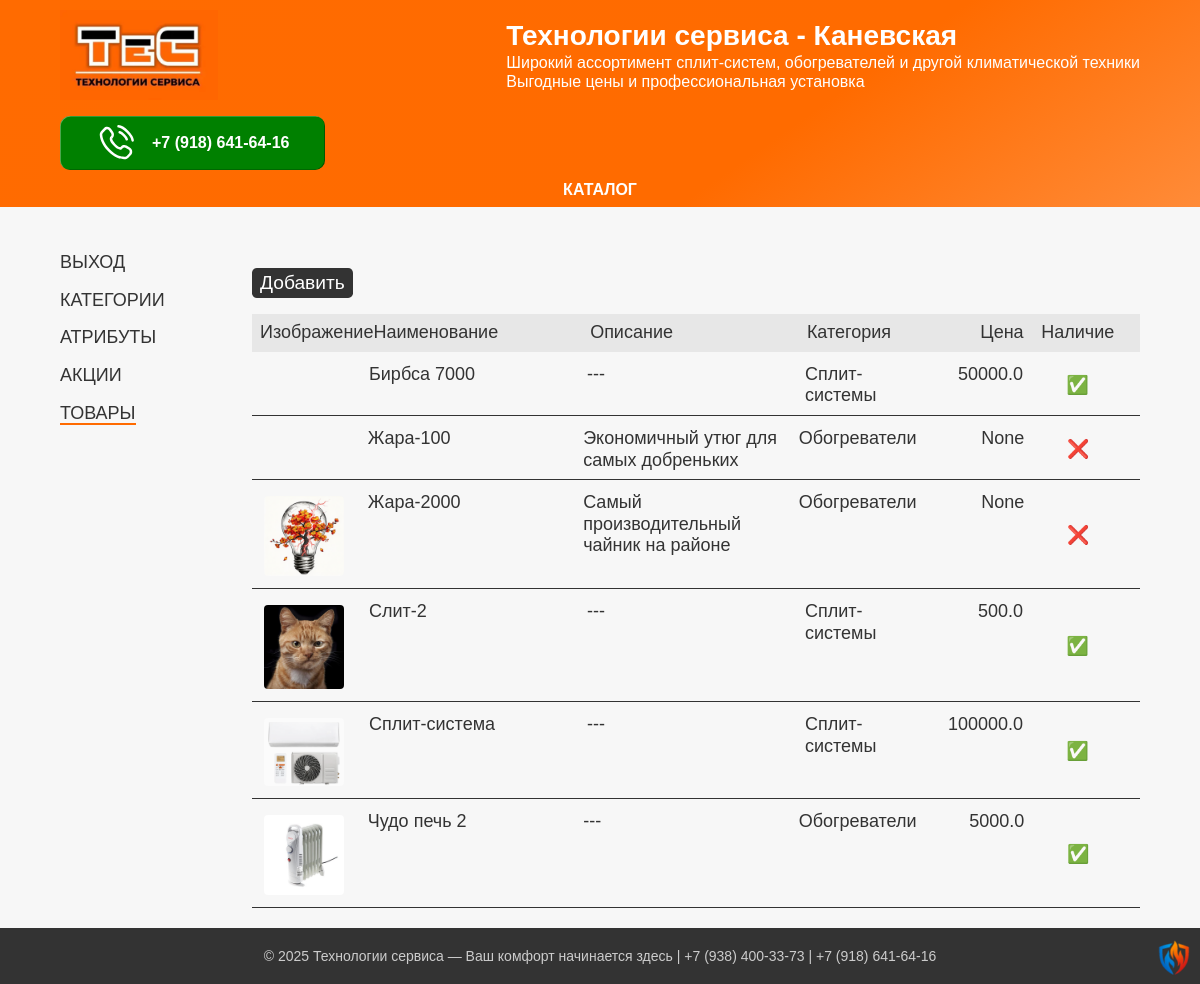
Page /admin/products (signed in) on the earlier database version.
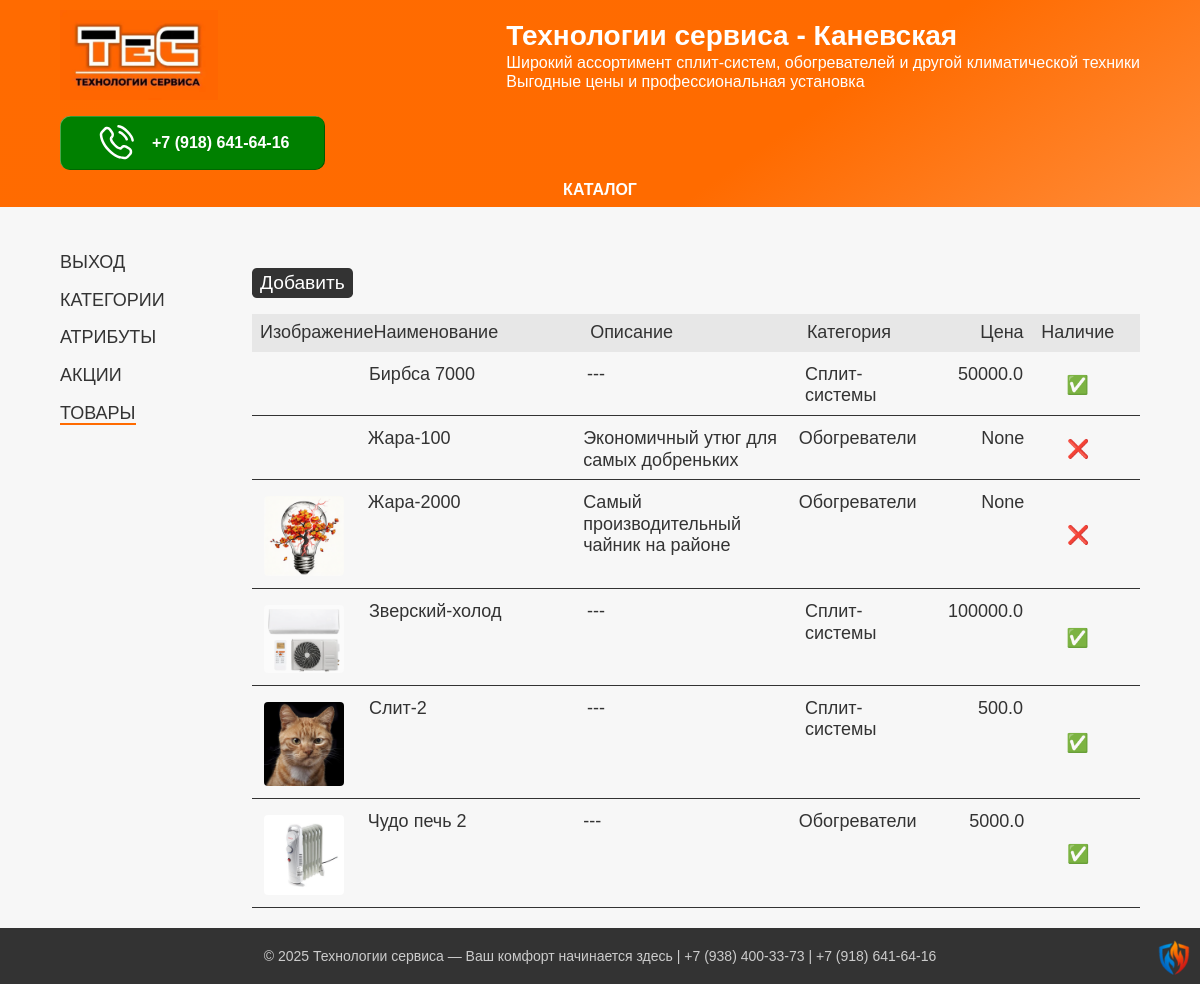
Same page on the later database version.
### app/models.py (models this page shows, shortened)
class Product(db.Model):
    __tablename__ = 'products'
    id = db.Column(db.Integer, primary_key=True)
    name = db.Column(db.String(64), nullable=False, unique=True)
    description = db.Column(db.Text, nullable=True)
    image_path = db.Column(db.String(255), nullable=True)
    price = db.Column(db.Float, nullable=True)
    visible = db.Column(db.Boolean, default=True)
    category_id = db.Column(db.Integer, db.ForeignKey('categories.id'), nullable=False)
    promo_id = db.Column(db.Integer, db.ForeignKey('promotions.id'), nullable=True)
    custom_fields_data = db.Column(db.JSON, nullable=True)
    orders = db.relationship('Order', backref='product', lazy=True)

class Category(db.Model):
    __tablename__ = 'categories'
    id = db.Column(db.Integer, primary_key=True)
    name = db.Column(db.String(64), nullable=False, unique=True)
    description = db.Column(db.Text, nullable=True)
    active = db.Column(db.Boolean, default=True)
    fields = db.relationship('CustomFields', secondary=custom_field_category, backref=db.backref('category', lazy='dynamic'))
    image_path = db.Column(db.String(255), nullable=True)
    products = db.relationship('Product', backref='category', lazy=True)

### app/blueprints/admin/routes.py (the view, shortened to what this page needs)
@admin_bp.route("/products", methods=["GET", "POST"])
def products():
    if not current_user.is_authenticated:
        return redirect(url_for('main.index'))
    produtcs_all = Product.query.order_by(Product.name).all()
    form = ProductForm()
    form.category_id.choices = [(c.id, c.name) for c in Category.query.all()]
    form.promo_id.choices = [(0, 'Нет')] + [(p.id, p.name) for p in Promotion.query.all()]
    return render_template('./admin/products.html',
                           title="Товары и услуги",
                           products=produtcs_all,
                           form=form)

### app/templates/admin/products.html (shortened to what this page needs)
{% extends "./admin/private.html" %}
{% block article %}
    <div class="cat-menu">
        <button class="cat-btn grey-btn" type="button" onclick="overlayMenu.showModal()">Добавить</button>
    </div>
    <div class="table">
        <header class="table-header products-header">
            <div class="product-img">Изображение</div>
            <div class="product-name">Наименование</div>
            <div class="product-description">Описание</div>
            <div class="product-category">Категория</div>
            <div class="product-price">Цена</div>
            <div class="cat-status">Наличие</div>
        </header>
    {% for product in products %}
        <a class="table-row products-row" href="{{ url_for('admin.product', name=product.name) }}">
            <div class="product-img">
                {% if product.image_path %}
                <img class="thumb-img"
                     src="{{ url_for('uploaded_file', filename='images/thumbs/' + product.image_path) }}"
                     alt="{{product.image_path}}"
                     srcset="{{ url_for('uploaded_file', filename='images/thumbs/' + product.image_path) }}">
                {% endif %}
            </div>
            <div class="product-name">{{ product.name }}</div>
            <div class="product-description">{{ product.description[:64] if product.description else '---' }}</div>
            <div class="product-category">{{ product.category.name }}</div>
            <div class="product-price">{{ product.price }}</div>
            <div class="cat-status">{{ "✅" if product.visible else "❌" }}</div>
        </a>
    {% endfor %}
    </div>
{% endblock %}

### app/templates/admin/private.html (shortened to what this page needs)
{% extends "footer.html" %}
{% block private %}
    <section class="main-section">
        <div class="dashboard container">
            <aside>
                <ul class="admin-menu">
                    <li><a class="admin-menu--item" href="{{ url_for('auth.logout') }}">Выход</a></li>
                    <li><a class="admin-menu--item" href="{{ url_for('admin.categories') }}">Категории</a></li>
                    <li><a class="admin-menu--item" href="{{ url_for('admin.custom_fields') }}">Атрибуты</a></li>
                    <li><a class="admin-menu--item" href="{{ url_for('admin.promotions') }}">Акции</a></li>
                    <li><a class="admin-menu--item" href="{{ url_for('admin.products') }}">Товары</a></li>
                </ul>
            </aside>
            <article>
                {% block article %}
                {% endblock %}
            </article>
        </div>
    </section>
{% endblock %}

### app/templates/footer.html (shortened to what this page needs)
{% extends "header.html" %}
{% block footer %}
        <footer class="footer">
            <p>
                © 2025 Технологии сервиса — Ваш комфорт начинается здесь |
                <a href="tel:+79384003373">+7 (938) 400-33-73</a> |
                <a href="tel:+79186416416">+7 (918) 641-64-16</a>
            </p>
			<a class="shield" href="{{url_for('auth.login')}}">
				<div class="shield-inner">
				<img class="xolod-teplo"
					src="{{ url_for('static', filename='img/icon/xolod-teplo.png') }}"
					alt="climat-control"
					srcset="{{ url_for('static', filename='img/icon/xolod-teplo.png') }}"
				>
				</div>
			</a>
        </footer>
{% endblock %}

### app/templates/header.html
{% extends "layout.html" %}
{% block header %}
        <header class="header">
            <div class="container">
                <div class="header-content content">
                    <a class="header-logo" href="{{ url_for('main.index') }}" >
                    <img
                        class="header-image icon-svg"
                        src="{{ url_for('static', filename='img/logo/label.webp') }}"
                        alt="air-conditioner"
                    /></a>
                    <div class="header-title">
                        <p class="header-title-label">Технологии сервиса - Каневская</p>
                        <p class="header-title-text">
                            Широкий ассортимент сплит-систем, обогревателей и другой климатической техники<br> Выгодные цены и профессиональная установка
                        </p>
                    </div>
                    <a class="btn green-btn" href="tel:+79186416416">
                        <img
                            class="contact-icon"
                            src="{{ url_for('static', filename='img/icon/phone-calling.svg') }}"
                            alt="Phone icon-svg"
                            srcset="{{ url_for('static', filename='img/icon/phone-calling.svg') }}"
                        >
                        <div>+7 (918) 641-64-16</div>
                    </a>
                </div>
            </div>
            <nav class="top-nav container">
                <ul class="top-menu">
                    <li><a class="top-menu--item" href="{{ url_for('shop.index') }}">Каталог</a></li>
                </ul>
            </nav>
        </header>
{% endblock %}

### app/templates/layout.html (shortened to what this page needs)
<!DOCTYPE html>
<html lang="ru" itemscope itemtype="http://schema.org/WebPage">
    {% block head %}
    <head>
		<link rel="stylesheet" href="{{ url_for('static', filename='css/reset.css') }}?v=1">
        <link rel="stylesheet" href="{{ url_for('static', filename='css/style.css') }}?v=1.13">
    </head>
    {% endblock %}
    <body>
        {% block header %}
        {% endblock %}
        <main>
            {% block private %}
            {% endblock %}
        </main>
        {% block footer %}
        {% endblock %}
    </body>
</html>

### app/static/css/style.css (style rules this page uses)
:root { --wrapper-max: 75rem; --wrapper-big: 64rem; --wrapper-middle: 50rem; --wrapper-small: 25rem; --color-green-hover: rgb(58, 206, 0); --color-red-hover: rgb(255, 125, 0); --color-heads-color: #ff6b00; --color-background: #f7f7f7; --color-shadow: #000000A0; --base-transition: 0.2s ease-in-out; }
body { font-family: Geneva, Arial, Helvetica, sans-serif; background-color: var(--color-background); color: #333; display: flex; flex-direction: column; min-height: 100vh; justify-content: space-between; align-content: space-between; container-type: inline-size; container-name: body-size; }
main { font-size: 1.125rem; flex-grow: 1; }
h1, h2, h3, a { color: #ff6b00; display: block; }
a { display: inline; text-decoration: none; }
section { margin-top: 2.5em; }
.container { width: 90%; max-width: var(--wrapper-max); margin: auto; }
.shield { width: 3em; height: 3em; position: fixed; bottom: 0.375em; right: 0.375em; perspective: 40rem; }
.shield-inner { position: relative; width: 100%; height: auto; transition: transform 0.6s; transform-style: preserve-3d; }
.xolod-teplo, .teplo-xolod { position: absolute; width: 3em; height: auto; backface-visibility: hidden; display: flex; justify-content: center; }
header.header { background: linear-gradient(145deg, rgba(255, 107, 1, 1) 0%, rgba(255, 107, 0, 1) 65%, rgba(255, 139, 56, 1) 100%); color: white; container-type: inline-size; container-name: header-container; }
.header-content { display: flex; align-items: center; justify-content: space-between; flex-wrap: wrap; padding: 0.625em 0; gap: 1rem; }
.header-title { max-width: var(--wrapper-maiddle); }
.header-title-label { color: white; font-size: 1.75rem; font-weight: bold; }
.header-title-text { font-size: 1rem; }
.header-image { height: 5.625rem; }
.header-logo { display: flex; justify-content: center; align-items: center; }
.top-nav { display: flex; justify-content: center; margin-bottom: 0.5rem; }
.top-menu { display: flex; justify-content: center; gap: 1rem; flex-wrap: wrap; }
.top-menu--item { color: white; text-decoration: none; text-transform: uppercase; font-weight: bold; border-bottom: 2px solid rgba(0,0,0,0); }
article { display: flex; flex-direction: column; gap: 1rem; }
.table { display: flex; flex-direction: column; gap: 0.25rem; }
.table-header, .table-row { display: grid; padding: 0.5rem; }
.products-header, .products-row { grid-template-columns: 1fr 2fr 2fr 1fr 1fr 1fr; }
.product-price { display: flex; justify-content: flex-end; }
.thumb-img { display: block; width: 80px; height: auto; margin: 0.25rem; border-radius: 0.25rem; }
.table-header { background-color: #0001; }
.table-row { text-decoration: none; color: #333; border-bottom: 1px solid #333; }
.cat-status { display: flex; justify-content: center; align-items: center; }
.btn { border-radius: 0.625rem; padding: 1rem 2.25rem; text-align: center; max-width: 18.75rem; max-height: 1.375rem; text-decoration: none; font-weight: bold; align-items: center; display: flex; gap: 1rem; box-shadow: inset -0.75px -0.5px rgba(0, 0, 0, 0.4), inset +0.75px +0.5px rgba(255, 255, 255, 0.4); }
.dashboard { width: 90%; margin: auto; display: flex; gap: 2rem; }
.dashboard article { flex-grow: 1; }
.admin-menu { display: flex; flex-direction: column; gap: 1rem; width: 10rem; border-bottom: 2px solid rgba(255,255,255,0); }
.admin-menu--item { text-decoration: none; text-transform: uppercase; color: #333; transition: var(--base-transition); }
.admin-menu--item__active { border-bottom: 2px solid #ff6b00FF; }
.green-btn { color: white; background-color: green; }
.grey-btn { color: white; background-color: #333; }
.contact-icon { height: 40px; width: auto; }
footer { background: #333; text-align: center; padding: 1.25rem 0.625rem; font-size: 0.875rem; margin-top: 1.25rem; }
footer, footer a { color: #ccc; }
.cat-menu { display: flex; gap: 1rem; flex-wrap: wrap; }
.cat-btn { text-decoration: none; padding: 0.25rem 0.5rem; border-radius: 0.25em; font-size: 1.2rem; border: None; display: flex; align-items: center; }

Differences in the rows shown:
changed Product: name "Сплит-система" → "Зверский-холод"; moves up the list
